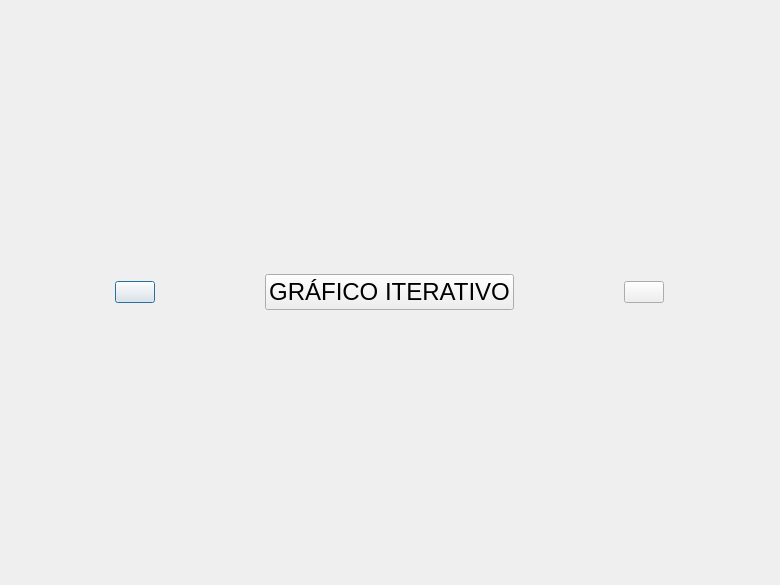
<?xml version="1.0" encoding="UTF-8"?>
<ui version="4.0">
 <class>dialog_graphViewer</class>
 <widget class="QDialog" name="dialog_graphViewer">
  <property name="geometry">
   <rect>
    <x>0</x>
    <y>0</y>
    <width>780</width>
    <height>585</height>
   </rect>
  </property>
  <property name="windowTitle">
   <string>Dialog</string>
  </property>
  <layout class="QVBoxLayout" name="verticalLayout_2">
   <item>
    <layout class="QGridLayout" name="gridLayout">
     <item row="1" column="0">
      <widget class="QPushButton" name="button_Previous">
       <property name="sizePolicy">
        <sizepolicy hsizetype="Fixed" vsizetype="Fixed">
         <horstretch>0</horstretch>
         <verstretch>0</verstretch>
        </sizepolicy>
       </property>
       <property name="text">
        <string/>
       </property>
       <property name="icon">
        <iconset>
         <normaloff>Images/previous.jpg</normaloff>Images/previous.jpg</iconset>
       </property>
       <property name="iconSize">
        <size>
         <width>60</width>
         <height>60</height>
        </size>
       </property>
      </widget>
     </item>
     <item row="0" column="0" colspan="3">
      <layout class="QVBoxLayout" name="verticalLayout"/>
     </item>
     <item row="1" column="2">
      <widget class="QPushButton" name="button_Next">
       <property name="sizePolicy">
        <sizepolicy hsizetype="Fixed" vsizetype="Fixed">
         <horstretch>0</horstretch>
         <verstretch>0</verstretch>
        </sizepolicy>
       </property>
       <property name="text">
        <string/>
       </property>
       <property name="icon">
        <iconset>
         <normaloff>Images/next.jpg</normaloff>Images/next.jpg</iconset>
       </property>
       <property name="iconSize">
        <size>
         <width>60</width>
         <height>60</height>
        </size>
       </property>
      </widget>
     </item>
     <item row="1" column="1">
      <widget class="QPushButton" name="button_showIterativeGraph">
       <property name="sizePolicy">
        <sizepolicy hsizetype="Fixed" vsizetype="Fixed">
         <horstretch>0</horstretch>
         <verstretch>0</verstretch>
        </sizepolicy>
       </property>
       <property name="font">
        <font>
         <pointsize>18</pointsize>
        </font>
       </property>
       <property name="text">
        <string>GRÁFICO ITERATIVO</string>
       </property>
       <property name="iconSize">
        <size>
         <width>45</width>
         <height>45</height>
        </size>
       </property>
      </widget>
     </item>
    </layout>
   </item>
  </layout>
 </widget>
 <resources/>
 <connections/>
</ui>
